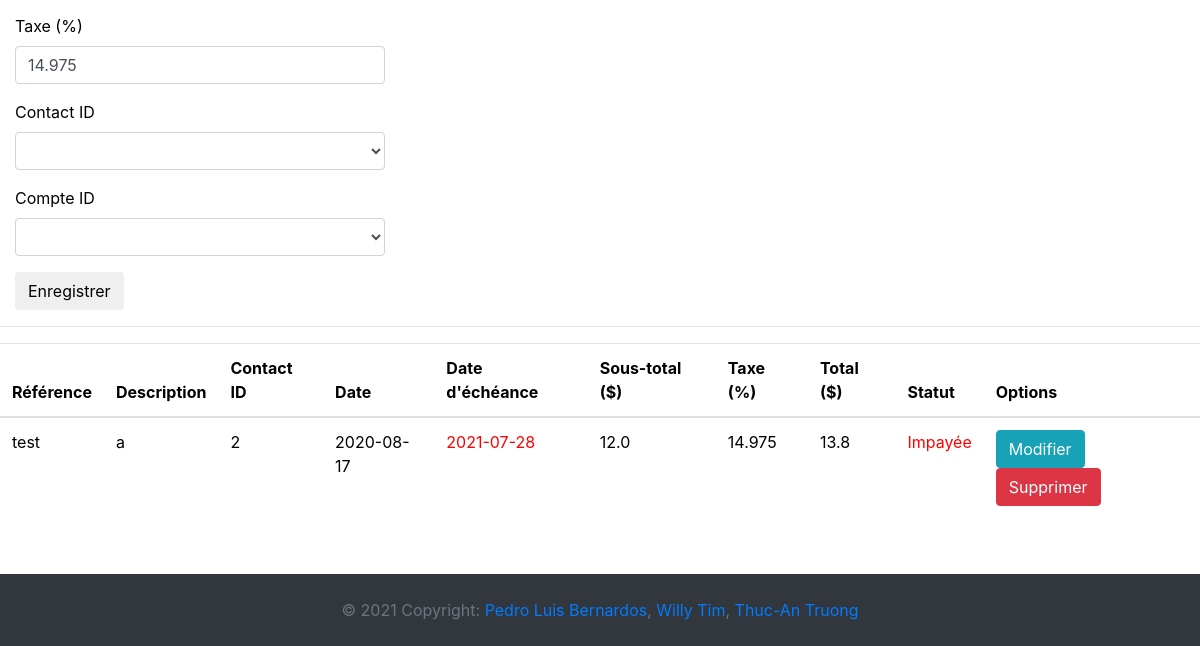
The app's page /bill (signed in, lower part), older data.
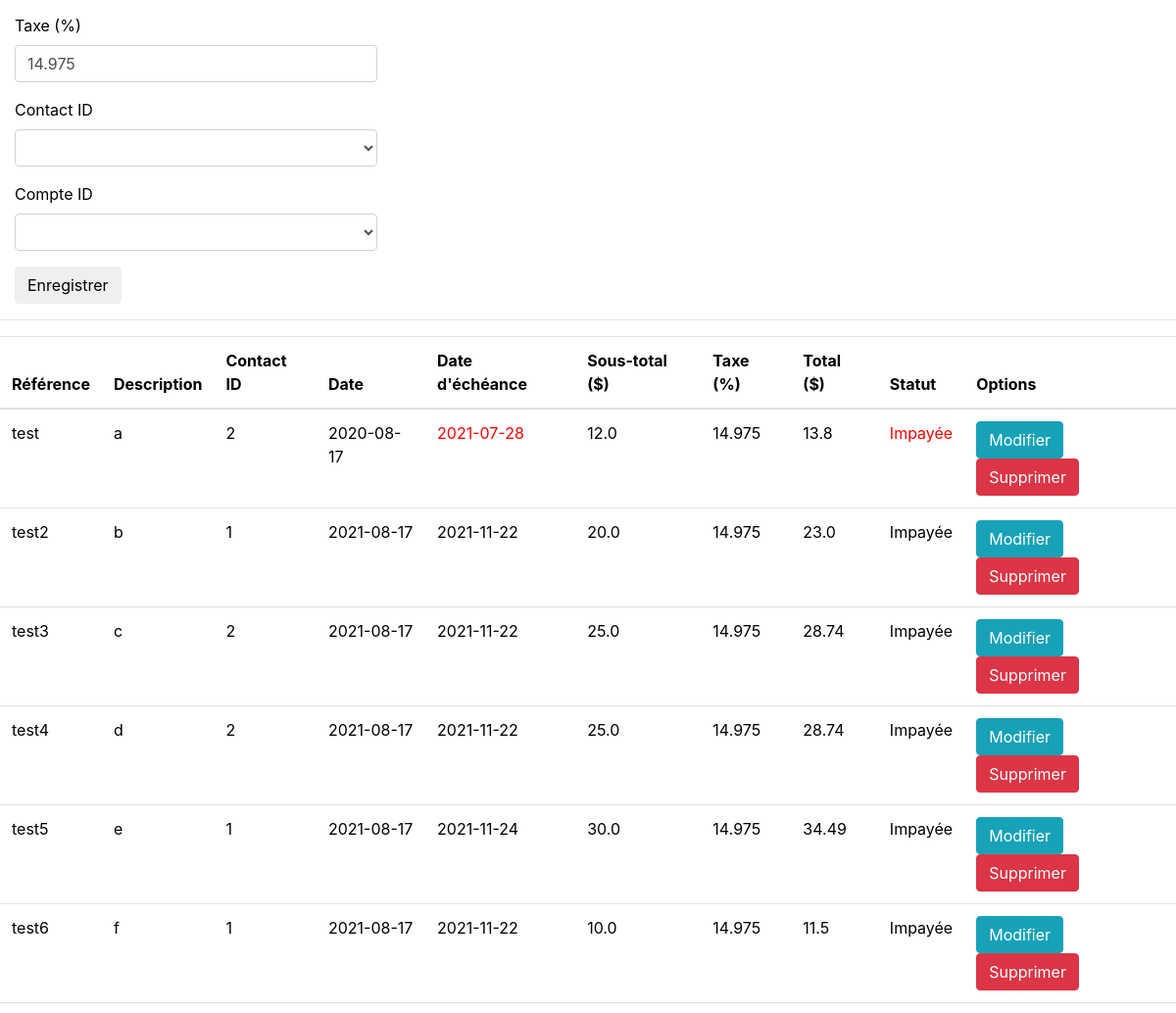
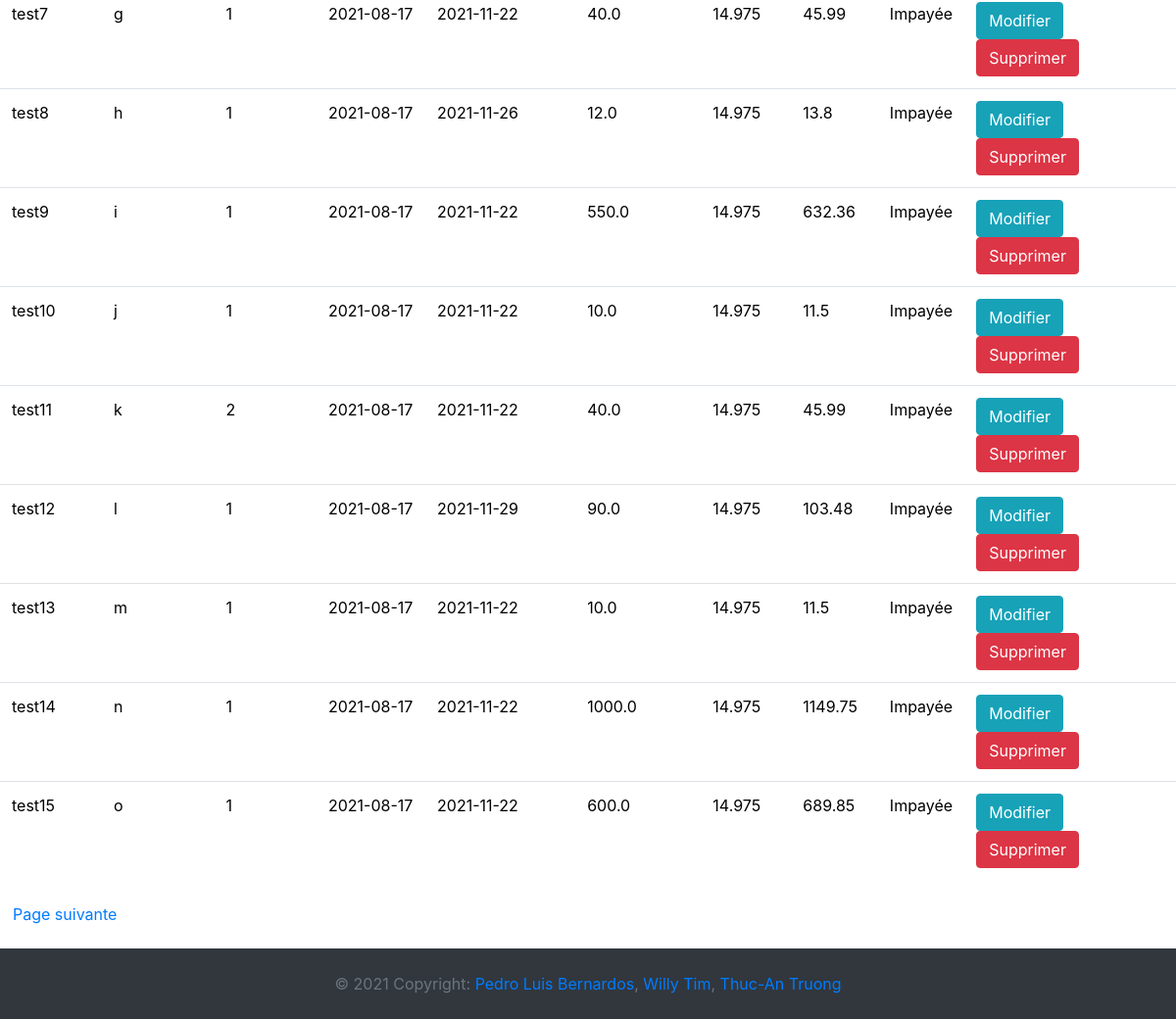
The same page, newer data (2 pictures, top to bottom).
### app/models.py (models this page shows, shortened)
class Facture(db.Model):
    __tablename__ = "facture"
    id = db.Column(db.Integer, primary_key=True)
    paid = db.Column(db.Integer, default=0, nullable=False)
    reference = db.Column(db.String(50), unique=True, nullable=False)
    date = db.Column(db.Date, nullable=False)
    due_date = db.Column(db.Date, nullable=False)
    description = db.Column(db.String(140), nullable=False)
    subtotal = db.Column(db.Float, nullable=True)
    tax = db.Column(db.Float, nullable=True)
    total = db.Column(db.Float, nullable=True)
    contact_id = db.Column(db.Integer, db.ForeignKey('contact.id'))
    user_id = db.Column(db.Integer, db.ForeignKey('user.id'))
    compte_id = db.Column(db.Integer, db.ForeignKey('compte.id'))
    profilEntreprise_id = db.Column(db.Integer, db.ForeignKey('profilEntreprise.id'))
    user = relationship("User", back_populates="facture")
    contact = relationship("Contact", back_populates="facture")
    compte = db.relationship('Compte', back_populates="facture")
    profilEntreprise = relationship("CompanyProfil", back_populates="facture")

### app/entrees/routes.py (the view, shortened to what this page needs)
@bp.route('/bill', methods=['GET', 'POST'])
@login_required
def bill():
    if current_user.profilEntreprise:
        form = FactureForm()
        form.contact_id.choices = [''] + [(row.name) for row in Contact.query.filter_by(user_id=current_user.id)]
        page = request.args.get('page', 1, type=int)
        factures = Facture.query.filter_by(user_id=current_user.id, profilEntreprise_id=current_user.profil_courrant).paginate(page, app.config['FACTURES_PAR_PAGE'], False)
        next_url = url_for('entrees.index', page=factures.next_num) if factures.has_next else None
        prev_url = url_for('entrees.index', page=factures.prev_num) if factures.has_prev else None
        return render_template("entrees/bill.html", title=_('Facture'), form=form, factures=factures.items, date_today=date.today(), next_url=next_url, prev_url=prev_url)
    else:
        flash(_('Veuillez créer un profil d\'entreprise avant d\'effectuer cette action.'))
        return redirect(url_for('entrees.index'))

### app/__init__.py (called while the page is built)
@app.context_processor
def inject_conf_var():
    return dict(AVAILABLE_LANGUAGES=app.config['LANGUAGES'], CURRENT_LANGUAGE=session.get('language',request.accept_languages.best_match(app.config['LANGUAGES'].keys())))

### app/entrees/forms.py (called while the page is built)
    def get_contacts():
        return Contact.query.filter_by(user_id=current_user.id)

    def get_comptes():
        return Compte.query.filter_by(user_id=current_user.id)

### app/models.py (called while the page is built)
@login.user_loader
def load_user(id):
    return User.query.get(int(id))

### app/routes.py (called while the page is built)
@app.before_request
def before_request():
    if current_user.is_authenticated:
        current_user.last_seen = datetime.utcnow()
        db.session.commit()

### app/templates/entrees/bill.html (shortened to what this page needs)
{% extends "base.html" %}
{% import 'bootstrap/wtf.html' as wtf %}
{% block app_content %}
    {% if form %}
        <div class="form-group">
            <div class="col-md-4">
                {{ wtf.quick_form(form) }}
            </div>
        </div>
        <hr>
    {% endif %}
    <table class="table table-hover">
        <thead>
          <tr>
            <th scope="col">{{ _('Référence') }}</th>
            <th scope="col">{{ _('Description') }}</th>
            <th scope="col">{{ _('Contact ID') }}</th>
            <th scope="col">{{ _('Date') }}</th>
            <th scope="col">{{ _('Date d\'échéance') }}</th>
            <th scope="col">{{ _('Sous-total') }} ($)</th>
            <th scope="col">{{ _('Taxe') }} (%)</th>
            <th scope="col">{{ _('Total') }} ($)</th>
            <th scope="col">{{ _('Statut') }}</th>
            <th scope="col">{{ _('Options') }}</th>
          </tr>
        </thead>
        <tbody>
    {% for facture in factures %}
        {% if facture.paid %}
            {% set facture_state = _('Payée') %}
        {% else %}
            {% set facture_state = _('Impayée') %}
            {% if facture.due_date <= date_today%}
                {% set date_state = 'past-due' %}
            {% endif %}
        {% endif %}
        <tr>
            <td>{{ facture.reference }}</td>
            <td>{{ facture.description }}</td>
            <td>{{ facture.contact_id }}</td>
            <td>{{ facture.date }}</td>
            <td class="{{ date_state }}">{{ facture.due_date }}</td>
            <td>{{ facture.subtotal }}</td>
            <td>{{ facture.tax }}</td>
            <td>{{ facture.total }}</td>
            <td class="{{ date_state }}">{{ facture_state }}</td>
            <td>
                <a class="btn btn-info" href="{{ url_for('entrees.update_bill', facture_id=facture.id) }}">{{ _('Modifier') }}</a>
                <a class="btn btn-danger" href="{{ url_for('entrees.delete_bill', facture_id=facture.id) }}">{{ _('Supprimer') }}</a>
            </td>
        </tr>
    {% endfor %}
        </tbody>
    </table>
    {% if next_url %}
        <a class="btn btn-link" href="{{ next_url }}">{{ _('Page suivante') }}</a>
    {% endif %}
    <br><br>
{% endblock %}

Row changes from the older to the newer data that the page shows:
added Facture: reference "test2", description "b", contact_id "1", date "2021-08-17", due_date "2021-11-22", subtotal "20.0", tax "14.975", total "23.0", facture_state "Impayée"
added Facture: reference "test3", description "c", contact_id "2", date "2021-08-17", due_date "2021-11-22", subtotal "25.0", tax "14.975", total "28.74", facture_state "Impayée"
added Facture: reference "test4", description "d", contact_id "2", date "2021-08-17", due_date "2021-11-22", subtotal "25.0", tax "14.975", total "28.74", facture_state "Impayée"
added Facture: reference "test5", description "e", contact_id "1", date "2021-08-17", due_date "2021-11-24", subtotal "30.0", tax "14.975", total "34.49", facture_state "Impayée"
added Facture: reference "test6", description "f", contact_id "1", date "2021-08-17", due_date "2021-11-22", subtotal "10.0", tax "14.975", total "11.5", facture_state "Impayée"
added Facture: reference "test7", description "g", contact_id "1", date "2021-08-17", due_date "2021-11-22", subtotal "40.0", tax "14.975", total "45.99", facture_state "Impayée"
added Facture: reference "test8", description "h", contact_id "1", date "2021-08-17", due_date "2021-11-26", subtotal "12.0", tax "14.975", total "13.8", facture_state "Impayée"
added Facture: reference "test9", description "i", contact_id "1", date "2021-08-17", due_date "2021-11-22", subtotal "550.0", tax "14.975", total "632.36", facture_state "Impayée"
added Facture: reference "test10", description "j", contact_id "1", date "2021-08-17", due_date "2021-11-22", subtotal "10.0", tax "14.975", total "11.5", facture_state "Impayée"
added Facture: reference "test11", description "k", contact_id "2", date "2021-08-17", due_date "2021-11-22", subtotal "40.0", tax "14.975", total "45.99", facture_state "Impayée"
added Facture: reference "test12", description "l", contact_id "1", date "2021-08-17", due_date "2021-11-29", subtotal "90.0", tax "14.975", total "103.48", facture_state "Impayée"
added Facture: reference "test13", description "m", contact_id "1", date "2021-08-17", due_date "2021-11-22", subtotal "10.0", tax "14.975", total "11.5", facture_state "Impayée"
added Facture: reference "test14", description "n", contact_id "1", date "2021-08-17", due_date "2021-11-22", subtotal "1000.0", tax "14.975", total "1149.75", facture_state "Impayée"
added Facture: reference "test15", description "o", contact_id "1", date "2021-08-17", due_date "2021-11-22", subtotal "600.0", tax "14.975", total "689.85", facture_state "Impayée"
Text that changed along with them:
text now shown: "Page suivante"
